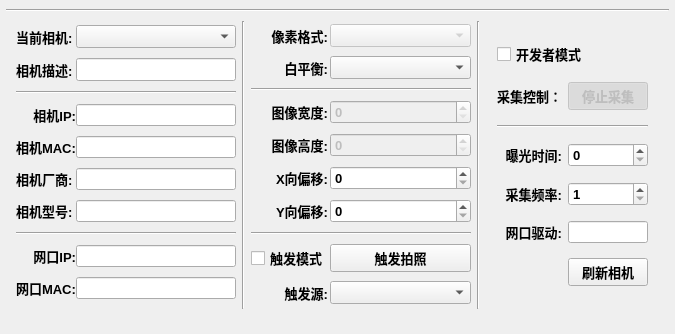
<?xml version="1.0" encoding="UTF-8"?>
<ui version="4.0">
 <class>QCameraSettingDlg</class>
 <widget class="QWidget" name="QCameraSettingDlg">
  <property name="geometry">
   <rect>
    <x>0</x>
    <y>0</y>
    <width>675</width>
    <height>334</height>
   </rect>
  </property>
  <property name="sizePolicy">
   <sizepolicy hsizetype="Preferred" vsizetype="Preferred">
    <horstretch>0</horstretch>
    <verstretch>0</verstretch>
   </sizepolicy>
  </property>
  <property name="font">
   <font>
    <pointsize>10</pointsize>
    <weight>75</weight>
    <bold>true</bold>
   </font>
  </property>
  <property name="windowTitle">
   <string>QCameraSettingDlg</string>
  </property>
  <layout class="QVBoxLayout" name="verticalLayout">
   <property name="spacing">
    <number>3</number>
   </property>
   <property name="leftMargin">
    <number>6</number>
   </property>
   <property name="topMargin">
    <number>6</number>
   </property>
   <property name="rightMargin">
    <number>6</number>
   </property>
   <property name="bottomMargin">
    <number>6</number>
   </property>
   <item>
    <widget class="QFrame" name="m_pFrameTitleBar">
     <property name="minimumSize">
      <size>
       <width>0</width>
       <height>0</height>
      </size>
     </property>
     <property name="frameShape">
      <enum>QFrame::Panel</enum>
     </property>
     <property name="frameShadow">
      <enum>QFrame::Raised</enum>
     </property>
    </widget>
   </item>
   <item>
    <widget class="Line" name="line_8">
     <property name="orientation">
      <enum>Qt::Horizontal</enum>
     </property>
    </widget>
   </item>
   <item>
    <widget class="QFrame" name="frame">
     <property name="minimumSize">
      <size>
       <width>0</width>
       <height>300</height>
      </size>
     </property>
     <property name="frameShape">
      <enum>QFrame::NoFrame</enum>
     </property>
     <property name="frameShadow">
      <enum>QFrame::Raised</enum>
     </property>
     <layout class="QHBoxLayout" name="horizontalLayout">
      <property name="leftMargin">
       <number>6</number>
      </property>
      <property name="topMargin">
       <number>6</number>
      </property>
      <property name="rightMargin">
       <number>6</number>
      </property>
      <property name="bottomMargin">
       <number>6</number>
      </property>
      <item>
       <spacer name="horizontalSpacer_2">
        <property name="orientation">
         <enum>Qt::Horizontal</enum>
        </property>
        <property name="sizeHint" stdset="0">
         <size>
          <width>40</width>
          <height>20</height>
         </size>
        </property>
       </spacer>
      </item>
      <item>
       <widget class="QFrame" name="m_pFrame1">
        <property name="minimumSize">
         <size>
          <width>220</width>
          <height>0</height>
         </size>
        </property>
        <layout class="QGridLayout" name="gridLayout">
         <property name="leftMargin">
          <number>0</number>
         </property>
         <property name="topMargin">
          <number>0</number>
         </property>
         <property name="rightMargin">
          <number>0</number>
         </property>
         <property name="bottomMargin">
          <number>0</number>
         </property>
         <property name="horizontalSpacing">
          <number>0</number>
         </property>
         <property name="verticalSpacing">
          <number>6</number>
         </property>
         <item row="0" column="0">
          <widget class="QLabel" name="m_plbCurrentCamera">
           <property name="font">
            <font>
             <pointsize>10</pointsize>
             <weight>75</weight>
             <bold>true</bold>
            </font>
           </property>
           <property name="text">
            <string>当前相机:</string>
           </property>
           <property name="buddy">
            <cstring>m_pcobCurrentCamera</cstring>
           </property>
          </widget>
         </item>
         <item row="0" column="1">
          <widget class="QComboBox" name="m_pcobCurrentCamera"/>
         </item>
         <item row="1" column="0">
          <widget class="QLabel" name="m_plbCameraDescribe">
           <property name="font">
            <font>
             <pointsize>10</pointsize>
             <weight>75</weight>
             <bold>true</bold>
            </font>
           </property>
           <property name="text">
            <string>相机描述:</string>
           </property>
           <property name="buddy">
            <cstring>m_pleCameraDescribe</cstring>
           </property>
          </widget>
         </item>
         <item row="1" column="1">
          <widget class="QLineEdit" name="m_pleCameraDescribe"/>
         </item>
         <item row="2" column="0" colspan="2">
          <widget class="Line" name="line_3">
           <property name="orientation">
            <enum>Qt::Horizontal</enum>
           </property>
          </widget>
         </item>
         <item row="3" column="0">
          <widget class="QLabel" name="m_plbCameraIPAddr">
           <property name="font">
            <font>
             <pointsize>10</pointsize>
             <weight>75</weight>
             <bold>true</bold>
            </font>
           </property>
           <property name="text">
            <string>相机IP:</string>
           </property>
           <property name="alignment">
            <set>Qt::AlignRight|Qt::AlignTrailing|Qt::AlignVCenter</set>
           </property>
           <property name="buddy">
            <cstring>m_pleCameraIPAddr</cstring>
           </property>
          </widget>
         </item>
         <item row="3" column="1">
          <widget class="QLineEdit" name="m_pleCameraIPAddr">
           <property name="font">
            <font>
             <pointsize>9</pointsize>
             <weight>50</weight>
             <italic>false</italic>
             <bold>false</bold>
            </font>
           </property>
           <property name="readOnly">
            <bool>true</bool>
           </property>
          </widget>
         </item>
         <item row="4" column="0">
          <widget class="QLabel" name="m_plbCameraMACAddr">
           <property name="font">
            <font>
             <pointsize>10</pointsize>
             <weight>75</weight>
             <bold>true</bold>
            </font>
           </property>
           <property name="text">
            <string>相机MAC:</string>
           </property>
           <property name="buddy">
            <cstring>m_pleCameraMACAddr</cstring>
           </property>
          </widget>
         </item>
         <item row="4" column="1">
          <widget class="QLineEdit" name="m_pleCameraMACAddr">
           <property name="font">
            <font>
             <pointsize>9</pointsize>
             <weight>50</weight>
             <italic>false</italic>
             <bold>false</bold>
            </font>
           </property>
           <property name="readOnly">
            <bool>true</bool>
           </property>
          </widget>
         </item>
         <item row="5" column="0">
          <widget class="QLabel" name="m_plbCameraVendor">
           <property name="font">
            <font>
             <pointsize>10</pointsize>
             <weight>75</weight>
             <bold>true</bold>
            </font>
           </property>
           <property name="text">
            <string>相机厂商:</string>
           </property>
           <property name="buddy">
            <cstring>m_pleCameraVendor</cstring>
           </property>
          </widget>
         </item>
         <item row="5" column="1">
          <widget class="QLineEdit" name="m_pleCameraVendor">
           <property name="font">
            <font>
             <pointsize>9</pointsize>
             <weight>50</weight>
             <bold>false</bold>
            </font>
           </property>
           <property name="readOnly">
            <bool>true</bool>
           </property>
          </widget>
         </item>
         <item row="6" column="0">
          <widget class="QLabel" name="m_plbCameraModel">
           <property name="font">
            <font>
             <pointsize>10</pointsize>
             <weight>75</weight>
             <bold>true</bold>
            </font>
           </property>
           <property name="text">
            <string>相机型号:</string>
           </property>
           <property name="buddy">
            <cstring>m_pleCameraModel</cstring>
           </property>
          </widget>
         </item>
         <item row="6" column="1">
          <widget class="QLineEdit" name="m_pleCameraModel">
           <property name="font">
            <font>
             <pointsize>9</pointsize>
             <weight>50</weight>
             <bold>false</bold>
            </font>
           </property>
           <property name="readOnly">
            <bool>true</bool>
           </property>
          </widget>
         </item>
         <item row="7" column="0" colspan="2">
          <widget class="Line" name="line">
           <property name="orientation">
            <enum>Qt::Horizontal</enum>
           </property>
          </widget>
         </item>
         <item row="8" column="0">
          <widget class="QLabel" name="m_plbInterfaceIP">
           <property name="font">
            <font>
             <pointsize>10</pointsize>
             <weight>75</weight>
             <bold>true</bold>
            </font>
           </property>
           <property name="text">
            <string>网口IP:</string>
           </property>
           <property name="alignment">
            <set>Qt::AlignRight|Qt::AlignTrailing|Qt::AlignVCenter</set>
           </property>
           <property name="buddy">
            <cstring>m_pleInterfaceIP</cstring>
           </property>
          </widget>
         </item>
         <item row="8" column="1">
          <widget class="QLineEdit" name="m_pleInterfaceIP">
           <property name="font">
            <font>
             <pointsize>9</pointsize>
             <weight>50</weight>
             <bold>false</bold>
            </font>
           </property>
           <property name="readOnly">
            <bool>true</bool>
           </property>
          </widget>
         </item>
         <item row="9" column="0">
          <widget class="QLabel" name="m_plbInterfaceMAC">
           <property name="font">
            <font>
             <pointsize>10</pointsize>
             <weight>75</weight>
             <bold>true</bold>
            </font>
           </property>
           <property name="text">
            <string>网口MAC:</string>
           </property>
           <property name="buddy">
            <cstring>m_pleInterfaceMAC</cstring>
           </property>
          </widget>
         </item>
         <item row="9" column="1">
          <widget class="QLineEdit" name="m_pleInterfaceMAC">
           <property name="font">
            <font>
             <pointsize>9</pointsize>
             <weight>50</weight>
             <bold>false</bold>
            </font>
           </property>
           <property name="readOnly">
            <bool>true</bool>
           </property>
          </widget>
         </item>
        </layout>
       </widget>
      </item>
      <item>
       <widget class="Line" name="line_5">
        <property name="orientation">
         <enum>Qt::Vertical</enum>
        </property>
       </widget>
      </item>
      <item>
       <widget class="QFrame" name="m_pFrame2">
        <property name="minimumSize">
         <size>
          <width>220</width>
          <height>0</height>
         </size>
        </property>
        <layout class="QGridLayout" name="gridLayout_2">
         <property name="leftMargin">
          <number>0</number>
         </property>
         <property name="topMargin">
          <number>0</number>
         </property>
         <property name="rightMargin">
          <number>0</number>
         </property>
         <property name="bottomMargin">
          <number>0</number>
         </property>
         <property name="horizontalSpacing">
          <number>2</number>
         </property>
         <property name="verticalSpacing">
          <number>6</number>
         </property>
         <item row="13" column="1">
          <widget class="QPushButton" name="m_ppbTrigger">
           <property name="font">
            <font>
             <pointsize>10</pointsize>
             <weight>75</weight>
             <bold>true</bold>
            </font>
           </property>
           <property name="text">
            <string>触发拍照</string>
           </property>
          </widget>
         </item>
         <item row="3" column="1">
          <widget class="QComboBox" name="m_pcobWhiteBalance"/>
         </item>
         <item row="5" column="0">
          <widget class="QLabel" name="m_plbImageWidth">
           <property name="font">
            <font>
             <pointsize>10</pointsize>
             <weight>75</weight>
             <bold>true</bold>
            </font>
           </property>
           <property name="text">
            <string>图像宽度:</string>
           </property>
           <property name="alignment">
            <set>Qt::AlignRight|Qt::AlignTrailing|Qt::AlignVCenter</set>
           </property>
           <property name="buddy">
            <cstring>m_psbImageWidth</cstring>
           </property>
          </widget>
         </item>
         <item row="7" column="1">
          <widget class="QSpinBox" name="m_psbXOffset">
           <property name="enabled">
            <bool>true</bool>
           </property>
           <property name="singleStep">
            <number>8</number>
           </property>
          </widget>
         </item>
         <item row="12" column="0" colspan="2">
          <widget class="Line" name="line_4">
           <property name="orientation">
            <enum>Qt::Horizontal</enum>
           </property>
          </widget>
         </item>
         <item row="6" column="1">
          <widget class="QSpinBox" name="m_psbImageHeight">
           <property name="enabled">
            <bool>false</bool>
           </property>
           <property name="singleStep">
            <number>2</number>
           </property>
          </widget>
         </item>
         <item row="1" column="0">
          <widget class="QLabel" name="m_plbPixelType">
           <property name="font">
            <font>
             <pointsize>10</pointsize>
             <weight>75</weight>
             <bold>true</bold>
            </font>
           </property>
           <property name="text">
            <string>像素格式:</string>
           </property>
           <property name="alignment">
            <set>Qt::AlignRight|Qt::AlignTrailing|Qt::AlignVCenter</set>
           </property>
           <property name="buddy">
            <cstring>m_pcobPixelType</cstring>
           </property>
          </widget>
         </item>
         <item row="3" column="0">
          <widget class="QLabel" name="m_plbWhiteBalance">
           <property name="font">
            <font>
             <pointsize>10</pointsize>
             <weight>75</weight>
             <bold>true</bold>
            </font>
           </property>
           <property name="text">
            <string>白平衡:</string>
           </property>
           <property name="alignment">
            <set>Qt::AlignRight|Qt::AlignTrailing|Qt::AlignVCenter</set>
           </property>
           <property name="buddy">
            <cstring>m_pcobWhiteBalance</cstring>
           </property>
          </widget>
         </item>
         <item row="13" column="0">
          <widget class="QCheckBox" name="m_pcbTriggerMode">
           <property name="font">
            <font>
             <pointsize>10</pointsize>
             <weight>75</weight>
             <bold>true</bold>
            </font>
           </property>
           <property name="layoutDirection">
            <enum>Qt::LeftToRight</enum>
           </property>
           <property name="text">
            <string>触发模式</string>
           </property>
          </widget>
         </item>
         <item row="6" column="0">
          <widget class="QLabel" name="m_plbImageHeight">
           <property name="font">
            <font>
             <pointsize>10</pointsize>
             <weight>75</weight>
             <bold>true</bold>
            </font>
           </property>
           <property name="text">
            <string>图像高度:</string>
           </property>
           <property name="alignment">
            <set>Qt::AlignRight|Qt::AlignTrailing|Qt::AlignVCenter</set>
           </property>
           <property name="buddy">
            <cstring>m_psbImageHeight</cstring>
           </property>
          </widget>
         </item>
         <item row="8" column="1">
          <widget class="QSpinBox" name="m_psbYOffset">
           <property name="enabled">
            <bool>true</bool>
           </property>
           <property name="focusPolicy">
            <enum>Qt::ClickFocus</enum>
           </property>
           <property name="singleStep">
            <number>2</number>
           </property>
          </widget>
         </item>
         <item row="1" column="1">
          <widget class="QComboBox" name="m_pcobPixelType">
           <property name="enabled">
            <bool>false</bool>
           </property>
           <property name="sizePolicy">
            <sizepolicy hsizetype="Expanding" vsizetype="Fixed">
             <horstretch>0</horstretch>
             <verstretch>0</verstretch>
            </sizepolicy>
           </property>
           <property name="minimumSize">
            <size>
             <width>90</width>
             <height>0</height>
            </size>
           </property>
           <property name="editable">
            <bool>false</bool>
           </property>
          </widget>
         </item>
         <item row="16" column="0">
          <widget class="QLabel" name="m_plbTriggerSource">
           <property name="font">
            <font>
             <pointsize>10</pointsize>
             <weight>75</weight>
             <bold>true</bold>
            </font>
           </property>
           <property name="text">
            <string>触发源:</string>
           </property>
           <property name="alignment">
            <set>Qt::AlignRight|Qt::AlignTrailing|Qt::AlignVCenter</set>
           </property>
           <property name="buddy">
            <cstring>m_pcobTriggerSource</cstring>
           </property>
          </widget>
         </item>
         <item row="5" column="1">
          <widget class="QSpinBox" name="m_psbImageWidth">
           <property name="enabled">
            <bool>false</bool>
           </property>
           <property name="singleStep">
            <number>8</number>
           </property>
          </widget>
         </item>
         <item row="16" column="1">
          <widget class="QComboBox" name="m_pcobTriggerSource"/>
         </item>
         <item row="8" column="0">
          <widget class="QLabel" name="m_plbYOffset">
           <property name="font">
            <font>
             <pointsize>10</pointsize>
             <weight>75</weight>
             <bold>true</bold>
            </font>
           </property>
           <property name="text">
            <string>Y向偏移:</string>
           </property>
           <property name="alignment">
            <set>Qt::AlignRight|Qt::AlignTrailing|Qt::AlignVCenter</set>
           </property>
           <property name="buddy">
            <cstring>m_psbYOffset</cstring>
           </property>
          </widget>
         </item>
         <item row="7" column="0">
          <widget class="QLabel" name="m_plbXOffset">
           <property name="font">
            <font>
             <pointsize>10</pointsize>
             <weight>75</weight>
             <bold>true</bold>
            </font>
           </property>
           <property name="text">
            <string>X向偏移:</string>
           </property>
           <property name="alignment">
            <set>Qt::AlignRight|Qt::AlignTrailing|Qt::AlignVCenter</set>
           </property>
           <property name="buddy">
            <cstring>m_psbXOffset</cstring>
           </property>
          </widget>
         </item>
         <item row="4" column="0" colspan="2">
          <widget class="Line" name="line_2">
           <property name="orientation">
            <enum>Qt::Horizontal</enum>
           </property>
          </widget>
         </item>
        </layout>
       </widget>
      </item>
      <item>
       <widget class="Line" name="line_6">
        <property name="orientation">
         <enum>Qt::Vertical</enum>
        </property>
       </widget>
      </item>
      <item>
       <widget class="QFrame" name="m_pFrame3">
        <property name="sizePolicy">
         <sizepolicy hsizetype="Preferred" vsizetype="Preferred">
          <horstretch>0</horstretch>
          <verstretch>0</verstretch>
         </sizepolicy>
        </property>
        <layout class="QGridLayout" name="gridLayout_3">
         <item row="2" column="0" colspan="2">
          <widget class="Line" name="line_7">
           <property name="orientation">
            <enum>Qt::Horizontal</enum>
           </property>
          </widget>
         </item>
         <item row="1" column="1">
          <widget class="QPushButton" name="m_ppbAcquisitionControl">
           <property name="enabled">
            <bool>false</bool>
           </property>
           <property name="sizePolicy">
            <sizepolicy hsizetype="Preferred" vsizetype="Fixed">
             <horstretch>0</horstretch>
             <verstretch>0</verstretch>
            </sizepolicy>
           </property>
           <property name="text">
            <string>停止采集</string>
           </property>
           <property name="checkable">
            <bool>true</bool>
           </property>
           <property name="checked">
            <bool>true</bool>
           </property>
           <property name="autoRepeat">
            <bool>false</bool>
           </property>
          </widget>
         </item>
         <item row="4" column="1">
          <widget class="QSpinBox" name="m_psbAcquisitionRate">
           <property name="minimumSize">
            <size>
             <width>60</width>
             <height>0</height>
            </size>
           </property>
           <property name="minimum">
            <number>1</number>
           </property>
           <property name="maximum">
            <number>200</number>
           </property>
           <property name="singleStep">
            <number>1</number>
           </property>
          </widget>
         </item>
         <item row="1" column="0">
          <widget class="QLabel" name="m_plbAcquisitionControl">
           <property name="text">
            <string>采集控制：</string>
           </property>
           <property name="buddy">
            <cstring>m_ppbAcquisitionControl</cstring>
           </property>
          </widget>
         </item>
         <item row="4" column="0">
          <widget class="QLabel" name="m_plbAcquisitionRate">
           <property name="font">
            <font>
             <pointsize>10</pointsize>
             <weight>75</weight>
             <bold>true</bold>
            </font>
           </property>
           <property name="text">
            <string>采集频率:</string>
           </property>
           <property name="alignment">
            <set>Qt::AlignRight|Qt::AlignTrailing|Qt::AlignVCenter</set>
           </property>
           <property name="buddy">
            <cstring>m_psbAcquisitionRate</cstring>
           </property>
          </widget>
         </item>
         <item row="0" column="0" colspan="2">
          <widget class="QCheckBox" name="m_pcbProgramerMode">
           <property name="font">
            <font>
             <pointsize>10</pointsize>
             <weight>75</weight>
             <bold>true</bold>
            </font>
           </property>
           <property name="layoutDirection">
            <enum>Qt::LeftToRight</enum>
           </property>
           <property name="text">
            <string>开发者模式</string>
           </property>
          </widget>
         </item>
         <item row="3" column="1">
          <widget class="QSpinBox" name="m_psbExposureTime">
           <property name="minimumSize">
            <size>
             <width>60</width>
             <height>0</height>
            </size>
           </property>
           <property name="maximum">
            <number>30000</number>
           </property>
           <property name="singleStep">
            <number>1</number>
           </property>
          </widget>
         </item>
         <item row="3" column="0">
          <widget class="QLabel" name="m_plbExposureTime">
           <property name="font">
            <font>
             <pointsize>10</pointsize>
             <weight>75</weight>
             <bold>true</bold>
            </font>
           </property>
           <property name="text">
            <string>曝光时间:</string>
           </property>
           <property name="alignment">
            <set>Qt::AlignRight|Qt::AlignTrailing|Qt::AlignVCenter</set>
           </property>
           <property name="buddy">
            <cstring>m_psbExposureTime</cstring>
           </property>
          </widget>
         </item>
         <item row="5" column="1">
          <widget class="QLineEdit" name="m_pleNICType">
           <property name="font">
            <font>
             <pointsize>9</pointsize>
             <weight>50</weight>
             <bold>false</bold>
            </font>
           </property>
           <property name="readOnly">
            <bool>true</bool>
           </property>
          </widget>
         </item>
         <item row="5" column="0">
          <widget class="QLabel" name="m_plbNICType">
           <property name="font">
            <font>
             <pointsize>10</pointsize>
             <weight>75</weight>
             <bold>true</bold>
            </font>
           </property>
           <property name="text">
            <string>网口驱动:</string>
           </property>
           <property name="alignment">
            <set>Qt::AlignRight|Qt::AlignTrailing|Qt::AlignVCenter</set>
           </property>
           <property name="buddy">
            <cstring>m_psbAcquisitionRate</cstring>
           </property>
          </widget>
         </item>
         <item row="6" column="1">
          <widget class="QPushButton" name="m_pRefreshCamera">
           <property name="text">
            <string>刷新相机</string>
           </property>
          </widget>
         </item>
        </layout>
       </widget>
      </item>
      <item>
       <spacer name="horizontalSpacer">
        <property name="orientation">
         <enum>Qt::Horizontal</enum>
        </property>
        <property name="sizeHint" stdset="0">
         <size>
          <width>40</width>
          <height>20</height>
         </size>
        </property>
       </spacer>
      </item>
     </layout>
    </widget>
   </item>
   <item>
    <spacer name="verticalSpacer_2">
     <property name="orientation">
      <enum>Qt::Vertical</enum>
     </property>
     <property name="sizeHint" stdset="0">
      <size>
       <width>20</width>
       <height>40</height>
      </size>
     </property>
    </spacer>
   </item>
  </layout>
 </widget>
 <layoutdefault spacing="6" margin="11"/>
 <tabstops>
  <tabstop>m_pcobCurrentCamera</tabstop>
  <tabstop>m_pleCameraDescribe</tabstop>
  <tabstop>m_pleCameraIPAddr</tabstop>
  <tabstop>m_pleCameraMACAddr</tabstop>
  <tabstop>m_pleCameraVendor</tabstop>
  <tabstop>m_pleCameraModel</tabstop>
  <tabstop>m_pleInterfaceIP</tabstop>
  <tabstop>m_pleInterfaceMAC</tabstop>
  <tabstop>m_pcobPixelType</tabstop>
  <tabstop>m_pcobWhiteBalance</tabstop>
  <tabstop>m_psbImageWidth</tabstop>
  <tabstop>m_psbImageHeight</tabstop>
  <tabstop>m_psbXOffset</tabstop>
  <tabstop>m_pcbTriggerMode</tabstop>
  <tabstop>m_ppbTrigger</tabstop>
  <tabstop>m_pcobTriggerSource</tabstop>
  <tabstop>m_pcbProgramerMode</tabstop>
  <tabstop>m_ppbAcquisitionControl</tabstop>
  <tabstop>m_psbExposureTime</tabstop>
  <tabstop>m_psbAcquisitionRate</tabstop>
  <tabstop>m_pleNICType</tabstop>
  <tabstop>m_pRefreshCamera</tabstop>
 </tabstops>
 <resources/>
 <connections>
  <connection>
   <sender>m_pcobPixelType</sender>
   <signal>currentIndexChanged(QString)</signal>
   <receiver>QCameraSettingDlg</receiver>
   <slot>slot_pixelTypeChanged(QString)</slot>
   <hints>
    <hint type="sourcelabel">
     <x>369</x>
     <y>51</y>
    </hint>
    <hint type="destinationlabel">
     <x>636</x>
     <y>52</y>
    </hint>
   </hints>
  </connection>
  <connection>
   <sender>m_pcobWhiteBalance</sender>
   <signal>activated(QString)</signal>
   <receiver>QCameraSettingDlg</receiver>
   <slot>slot_whiteBalanceChanged(QString)</slot>
   <hints>
    <hint type="sourcelabel">
     <x>367</x>
     <y>79</y>
    </hint>
    <hint type="destinationlabel">
     <x>636</x>
     <y>78</y>
    </hint>
   </hints>
  </connection>
  <connection>
   <sender>m_pcbTriggerMode</sender>
   <signal>stateChanged(int)</signal>
   <receiver>QCameraSettingDlg</receiver>
   <slot>slot_triggerModeStateChanged(int)</slot>
   <hints>
    <hint type="sourcelabel">
     <x>288</x>
     <y>255</y>
    </hint>
    <hint type="destinationlabel">
     <x>636</x>
     <y>257</y>
    </hint>
   </hints>
  </connection>
  <connection>
   <sender>m_pcobTriggerSource</sender>
   <signal>currentIndexChanged(QString)</signal>
   <receiver>QCameraSettingDlg</receiver>
   <slot>slot_triggerSourceChanged(QString)</slot>
   <hints>
    <hint type="sourcelabel">
     <x>350</x>
     <y>286</y>
    </hint>
    <hint type="destinationlabel">
     <x>636</x>
     <y>297</y>
    </hint>
   </hints>
  </connection>
  <connection>
   <sender>m_ppbTrigger</sender>
   <signal>clicked()</signal>
   <receiver>QCameraSettingDlg</receiver>
   <slot>slot_triggerCamera()</slot>
   <hints>
    <hint type="sourcelabel">
     <x>386</x>
     <y>250</y>
    </hint>
    <hint type="destinationlabel">
     <x>636</x>
     <y>247</y>
    </hint>
   </hints>
  </connection>
  <connection>
   <sender>m_psbExposureTime</sender>
   <signal>editingFinished()</signal>
   <receiver>QCameraSettingDlg</receiver>
   <slot>slot_exposureTimeChanged()</slot>
   <hints>
    <hint type="sourcelabel">
     <x>647</x>
     <y>172</y>
    </hint>
    <hint type="destinationlabel">
     <x>636</x>
     <y>118</y>
    </hint>
   </hints>
  </connection>
  <connection>
   <sender>m_psbAcquisitionRate</sender>
   <signal>editingFinished()</signal>
   <receiver>QCameraSettingDlg</receiver>
   <slot>slot_acquisitionRateChanged()</slot>
   <hints>
    <hint type="sourcelabel">
     <x>647</x>
     <y>211</y>
    </hint>
    <hint type="destinationlabel">
     <x>636</x>
     <y>217</y>
    </hint>
   </hints>
  </connection>
  <connection>
   <sender>m_ppbAcquisitionControl</sender>
   <signal>clicked(bool)</signal>
   <receiver>QCameraSettingDlg</receiver>
   <slot>slot_acquisitionControl(bool)</slot>
   <hints>
    <hint type="sourcelabel">
     <x>647</x>
     <y>111</y>
    </hint>
    <hint type="destinationlabel">
     <x>674</x>
     <y>129</y>
    </hint>
   </hints>
  </connection>
  <connection>
   <sender>m_pcbProgramerMode</sender>
   <signal>clicked(bool)</signal>
   <receiver>QCameraSettingDlg</receiver>
   <slot>slot_programerChanged(bool)</slot>
   <hints>
    <hint type="sourcelabel">
     <x>569</x>
     <y>69</y>
    </hint>
    <hint type="destinationlabel">
     <x>673</x>
     <y>70</y>
    </hint>
   </hints>
  </connection>
  <connection>
   <sender>m_psbImageWidth</sender>
   <signal>editingFinished()</signal>
   <receiver>QCameraSettingDlg</receiver>
   <slot>slot_imageWidthChanged()</slot>
   <hints>
    <hint type="sourcelabel">
     <x>425</x>
     <y>125</y>
    </hint>
    <hint type="destinationlabel">
     <x>409</x>
     <y>-32</y>
    </hint>
   </hints>
  </connection>
  <connection>
   <sender>m_psbImageHeight</sender>
   <signal>editingFinished()</signal>
   <receiver>QCameraSettingDlg</receiver>
   <slot>slot_imageHeightChanged()</slot>
   <hints>
    <hint type="sourcelabel">
     <x>356</x>
     <y>150</y>
    </hint>
    <hint type="destinationlabel">
     <x>366</x>
     <y>-98</y>
    </hint>
   </hints>
  </connection>
  <connection>
   <sender>m_psbXOffset</sender>
   <signal>editingFinished()</signal>
   <receiver>QCameraSettingDlg</receiver>
   <slot>slot_offsetxChanged()</slot>
   <hints>
    <hint type="sourcelabel">
     <x>385</x>
     <y>185</y>
    </hint>
    <hint type="destinationlabel">
     <x>-33</x>
     <y>174</y>
    </hint>
   </hints>
  </connection>
  <connection>
   <sender>m_psbYOffset</sender>
   <signal>editingFinished()</signal>
   <receiver>QCameraSettingDlg</receiver>
   <slot>slot_offsetyChanged()</slot>
   <hints>
    <hint type="sourcelabel">
     <x>385</x>
     <y>216</y>
    </hint>
    <hint type="destinationlabel">
     <x>-101</x>
     <y>217</y>
    </hint>
   </hints>
  </connection>
  <connection>
   <sender>m_pRefreshCamera</sender>
   <signal>clicked()</signal>
   <receiver>QCameraSettingDlg</receiver>
   <slot>slot_refreshCamera()</slot>
   <hints>
    <hint type="sourcelabel">
     <x>600</x>
     <y>281</y>
    </hint>
    <hint type="destinationlabel">
     <x>587</x>
     <y>369</y>
    </hint>
   </hints>
  </connection>
  <connection>
   <sender>m_pleCameraDescribe</sender>
   <signal>editingFinished()</signal>
   <receiver>QCameraSettingDlg</receiver>
   <slot>slot_cameraDescribeChanged()</slot>
   <hints>
    <hint type="sourcelabel">
     <x>157</x>
     <y>81</y>
    </hint>
    <hint type="destinationlabel">
     <x>161</x>
     <y>-71</y>
    </hint>
   </hints>
  </connection>
 </connections>
 <slots>
  <slot>slot_pixelTypeChanged(QString)</slot>
  <slot>slot_whiteBalanceChanged(QString)</slot>
  <slot>slot_triggerModeStateChanged(int)</slot>
  <slot>slot_triggerSourceChanged(QString)</slot>
  <slot>slot_triggerCamera()</slot>
  <slot>slot_exposureTimeChanged()</slot>
  <slot>slot_acquisitionRateChanged()</slot>
  <slot>slot_acquisitionControl(bool)</slot>
  <slot>slot_programerChanged(bool)</slot>
  <slot>slot_imageWidthChanged()</slot>
  <slot>slot_imageHeightChanged()</slot>
  <slot>slot_offsetxChanged()</slot>
  <slot>slot_offsetyChanged()</slot>
  <slot>slot_refreshCamera()</slot>
  <slot>slot_cameraDescribeChanged()</slot>
 </slots>
</ui>
